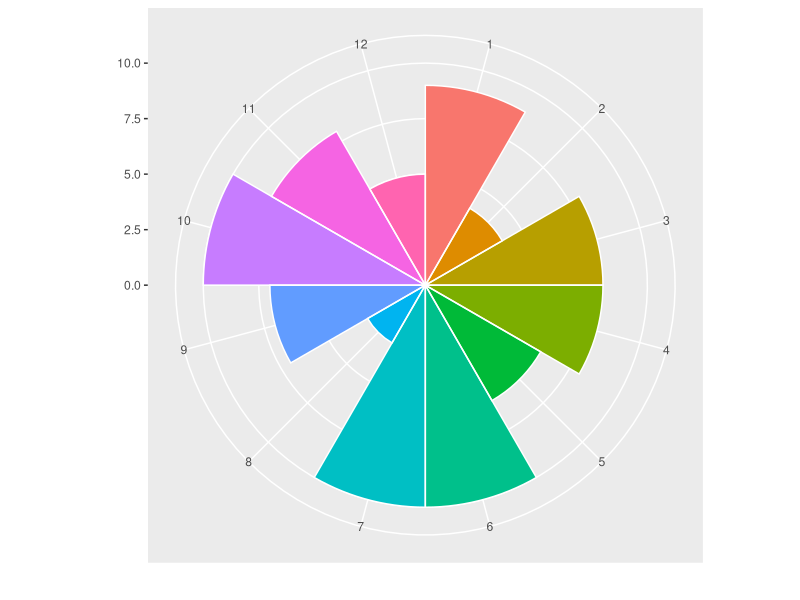

Recreate this plot in R.
library(tidyverse)

dtf <- tibble(
  attrib = 1:12,
  eval   = sample(1:10,12,replace = T)
)

dtf %>%
  ggplot(aes(x=factor(attrib),y=eval, fill=factor(attrib))) +
  geom_col(width=1) + coord_polar() + labs(x="",y="") + ylim(0,10) +
  geom_col(width=1, fill = NA, colour = "white") +
  theme( legend.position="none" )
